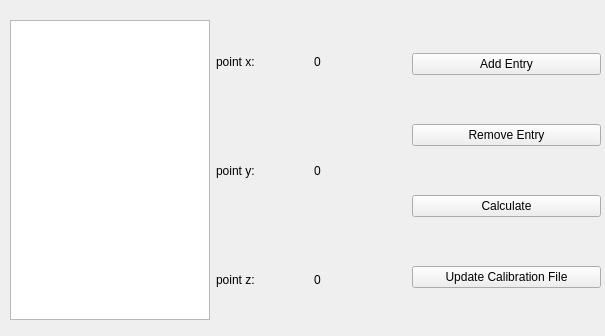
<?xml version="1.0" encoding="UTF-8"?>
<ui version="4.0">
 <class>TableCalibrationUI</class>
 <widget class="QWidget" name="TableCalibrationUI">
  <property name="geometry">
   <rect>
    <x>0</x>
    <y>0</y>
    <width>605</width>
    <height>336</height>
   </rect>
  </property>
  <property name="windowTitle">
   <string>Table Calibration UI</string>
  </property>
  <widget class="QWidget" name="horizontalLayoutWidget">
   <property name="geometry">
    <rect>
     <x>10</x>
     <y>10</y>
     <width>591</width>
     <height>321</height>
    </rect>
   </property>
   <layout class="QHBoxLayout" name="horizontalLayout">
    <item>
     <widget class="QListWidget" name="poseListWidget">
      <property name="minimumSize">
       <size>
        <width>200</width>
        <height>300</height>
       </size>
      </property>
      <property name="maximumSize">
       <size>
        <width>200</width>
        <height>300</height>
       </size>
      </property>
     </widget>
    </item>
    <item>
     <layout class="QGridLayout" name="gridLayout">
      <item row="1" column="0">
       <widget class="QLabel" name="pointLabel_y">
        <property name="text">
         <string>point y:</string>
        </property>
       </widget>
      </item>
      <item row="0" column="1">
       <widget class="QLabel" name="pointDisplay_x">
        <property name="text">
         <string>0</string>
        </property>
       </widget>
      </item>
      <item row="1" column="1">
       <widget class="QLabel" name="pointDisplay_y">
        <property name="text">
         <string>0</string>
        </property>
       </widget>
      </item>
      <item row="2" column="0">
       <widget class="QLabel" name="pointLabel_z">
        <property name="text">
         <string>point z:</string>
        </property>
       </widget>
      </item>
      <item row="0" column="0">
       <widget class="QLabel" name="pointLabel_x">
        <property name="text">
         <string>point x:</string>
        </property>
       </widget>
      </item>
      <item row="2" column="1">
       <widget class="QLabel" name="pointDisplay_z">
        <property name="text">
         <string>0</string>
        </property>
       </widget>
      </item>
     </layout>
    </item>
    <item>
     <layout class="QVBoxLayout" name="verticalLayout">
      <item>
       <widget class="QPushButton" name="addButton">
        <property name="text">
         <string>Add Entry</string>
        </property>
       </widget>
      </item>
      <item>
       <widget class="QPushButton" name="removeButton">
        <property name="text">
         <string>Remove Entry</string>
        </property>
       </widget>
      </item>
      <item>
       <widget class="QPushButton" name="calculateButton">
        <property name="text">
         <string>Calculate</string>
        </property>
       </widget>
      </item>
      <item>
       <widget class="QPushButton" name="updateCalibrationFileButton">
        <property name="text">
         <string>Update Calibration File</string>
        </property>
       </widget>
      </item>
     </layout>
    </item>
   </layout>
  </widget>
 </widget>
 <resources/>
 <connections/>
</ui>
